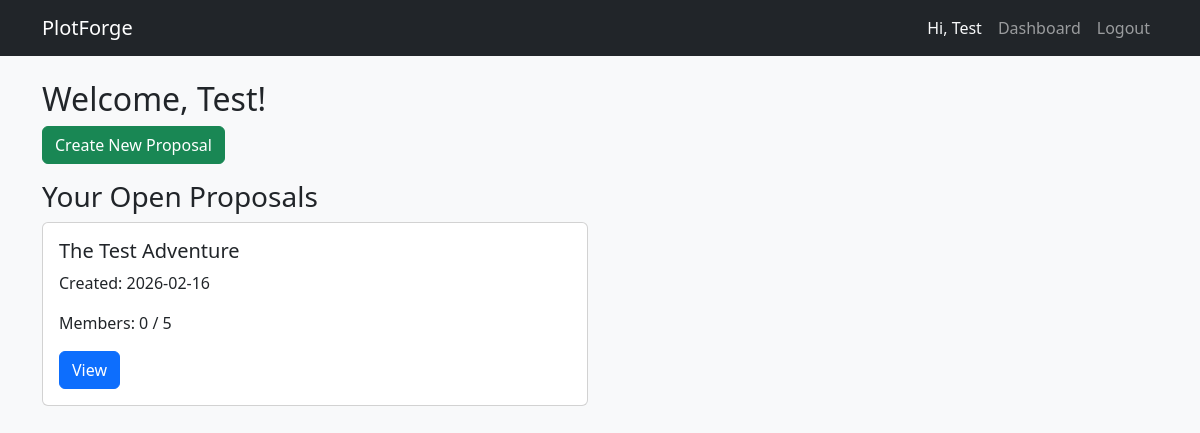
The page /dashboard (signed in) on the database as committed earlier.
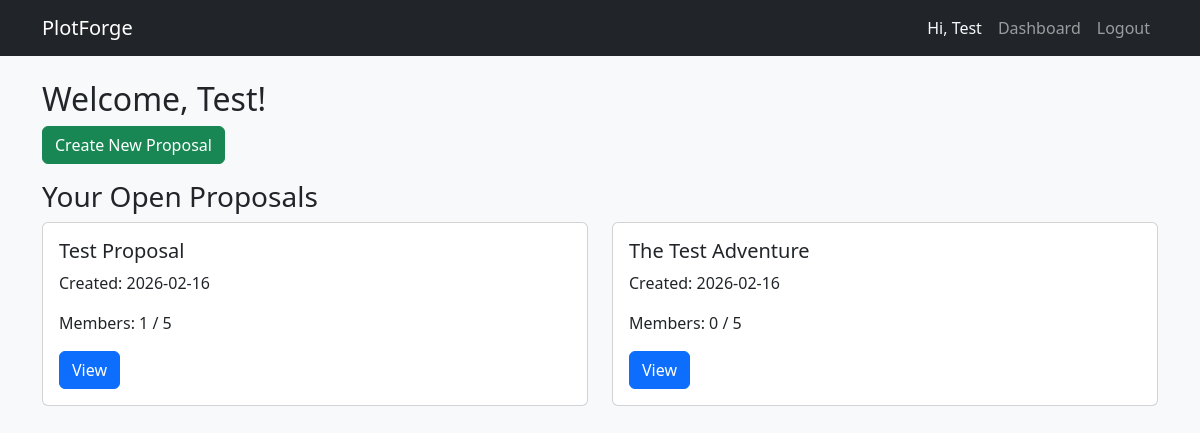
The same page on the database as committed later.
### Code/models.py (models this page shows, shortened)
class Thread(db.Model):
    __tablename__ = 'threads'
    id = db.Column(db.Integer, primary_key=True)
    title = db.Column(db.String(200), nullable=False)
    is_proposal = db.Column(db.Boolean, default=True)
    leader_id = db.Column(db.Integer, db.ForeignKey('users.id'), nullable=False)
    created_at = db.Column(db.DateTime, default=datetime.utcnow)
    status = db.Column(db.String(20), default='open')
    max_members = db.Column(db.Integer, default=15)
    genre_id          = db.Column(db.Integer, db.ForeignKey('list_boundary_options.id'), nullable=True)
    political_id      = db.Column(db.Integer, db.ForeignKey('list_boundary_options.id'), nullable=True)
    violence_id       = db.Column(db.Integer, db.ForeignKey('list_boundary_options.id'), nullable=True)
    sex_id            = db.Column(db.Integer, db.ForeignKey('list_boundary_options.id'), nullable=True)
    style_id          = db.Column(db.Integer, db.ForeignKey('list_boundary_options.id'), nullable=True)
    audience_id       = db.Column(db.Integer, db.ForeignKey('list_boundary_options.id'), nullable=True)
    leader = db.relationship('User', back_populates='owned_threads', foreign_keys=[leader_id])
    memberships = db.relationship('GroupMembership', back_populates='thread', cascade='all, delete-orphan')
    posts = db.relationship('Post', back_populates='thread', cascade='all, delete-orphan', lazy='dynamic')
    documents = db.relationship('Document', back_populates='thread', cascade='all, delete-orphan')
    genre     = db.relationship('ListBoundaryOption', foreign_keys=[genre_id])
    political = db.relationship('ListBoundaryOption', foreign_keys=[political_id])
    violence  = db.relationship('ListBoundaryOption', foreign_keys=[violence_id])
    sex       = db.relationship('ListBoundaryOption', foreign_keys=[sex_id])
    style     = db.relationship('ListBoundaryOption', foreign_keys=[style_id])
    audience  = db.relationship('ListBoundaryOption', foreign_keys=[audience_id])

### Code/app.py (the view)
@app.route('/dashboard')
@login_required
def dashboard():
    print(f"Current user ID: {current_user.id}")
    print(f"Current user username: {current_user.username}")
    user_proposals = Thread.query.filter_by(
        leader_id=current_user.id,
        is_proposal=True,
        status='open'
    ).order_by(Thread.created_at.desc()).all()
    print(f"Found {len(user_proposals)} open proposals for this user")
    for p in user_proposals:
        print(f" - Proposal ID {p.id}: {p.title} (status: {p.status}, is_proposal: {p.is_proposal})")
    return render_template('dashboard.html',
                           proposals=user_proposals,
                           user=current_user)     # ← this line fixes the error

### Code/app.py (called while the page is built)
@login_manager.user_loader
def load_user(user_id):
    return db.session.get(User, int(user_id))   # Flask-SQLAlchemy 3.x style (or .query.get())

### Code/templates/dashboard.html (shortened to what this page needs)
{% extends "base.html" %}
{% block content %}
<h2>Welcome, {{ user.username }}!</h2>
<a href="{{ url_for('new_proposal') }}" class="btn btn-success mb-3">Create New Proposal</a>
<h3>Your Open Proposals</h3>
{% if proposals %}
  <div class="row">
    {% for prop in proposals %}
      <div class="col-md-6 mb-3">
        <div class="card">
          <div class="card-body">
            <h5 class="card-title">{{ prop.title }}</h5>
            <p class="card-text">Created: {{ prop.created_at.strftime('%Y-%m-%d') }}</p>
            <p>Members: {{ prop.memberships|length }} / {{ prop.max_members }}</p>
            <a href="{{ url_for('thread_detail', thread_id=prop.id) }}" class="btn btn-primary">View</a>
          </div>
        </div>
      </div>
    {% endfor %}
  </div>
{% else %}
  <p>No open proposals yet. Create one!</p>
{% endif %}
{% endblock %}

Rows that differ between the two databases and show on the page:
added Thread: title "Test Proposal", created_at "2026-02-16", memberships|length "1", max_members "5"
